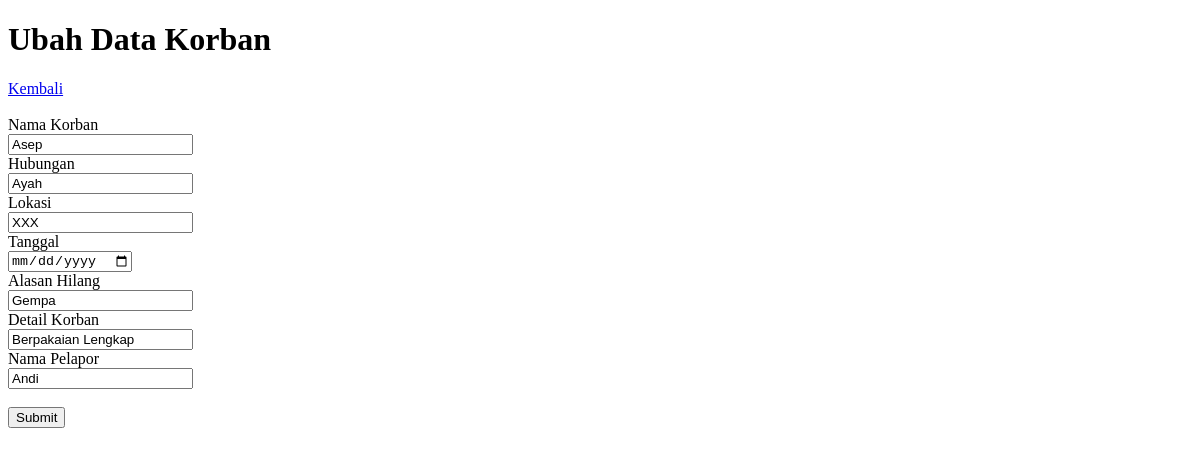
/views/edit.php?idx=1, run on an earlier commit of the app's database.
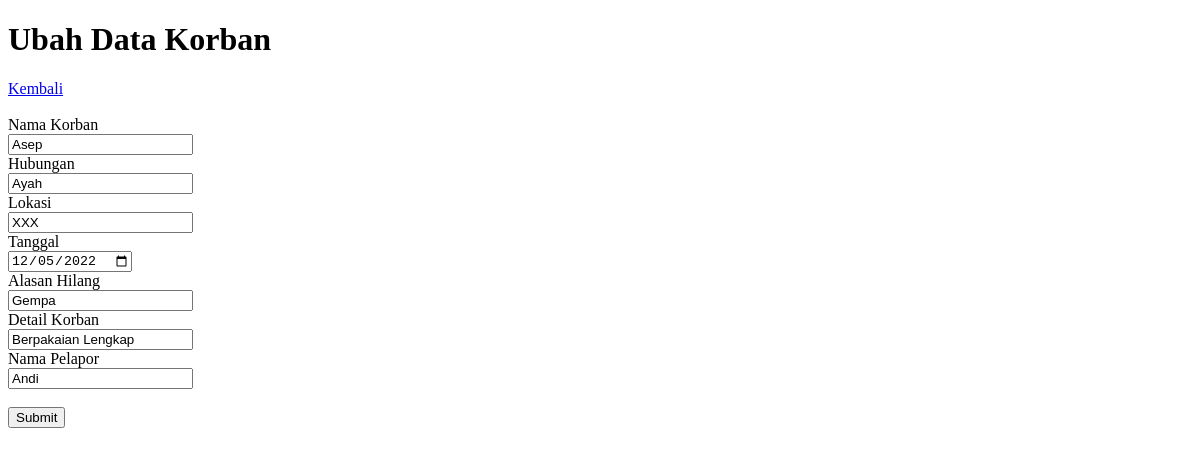
And on a later commit of the database.
### tables this page shows
CREATE TABLE `korban` (
  `idx` int(11) NOT NULL,
  `nama_korban` varchar(30) NOT NULL,
  `hubungan` varchar(10) NOT NULL,
  `lokasi` varchar(20) NOT NULL,
  `tanggal` varchar(30) NOT NULL,
  `alasan_hilang` varchar(30) NOT NULL,
  `detail` varchar(255) NOT NULL,
  `nama_pelapor` varchar(30) NOT NULL,
  `telepon` varchar(30) NOT NULL,
  `email` varchar(30) NOT NULL
);

### connection.php (called while the page is built)
<?php
class Connection{
    public function get_connection(){
        $host = "localhost";
        $database = "carikorban";
        $username = "root";
        $password = "";
        $connect = new mysqli($host, $username, $password, $database);
        return $connect;
    }
}

### models/korban.php (called while the page is built, shortened)
<?php
include '..\connection.php';
class Model extends Connection
{
    public function __construct()
    {
        $this->conn = $this->get_connection();
    }
    public function edit($idx)
    {
        $sql = "SELECT * FROM korban WHERE idx = '$idx'";
        $bind = $this->conn->query($sql);
        while ($obj = $bind->fetch_object()) {
            $baris = $obj;
        }
        return $baris;
    }
}

### views/edit.php (the view, shortened to what this page needs)
<?php
$idx = $_GET['idx'];
include '..\models\korban.php';
$model = new Model();
$data = $model->edit($idx);
?>
<!doctype html>
<html lang="en">
<head>
</head>
<body>
    <h1>Ubah Data Korban</h1>
    <a href="datahilang.php">Kembali</a>
    <br><br>
    <form action="..\models\process.php" method="post">
        <label>Nama Korban</label>
        <br>
        <input type="text" name="nama_korban" value="<?= $data->nama_korban ?>">
        <br>
        <label>Hubungan</label>
        <br>
        <input type="text" name="hubungan" value="<?= $data->hubungan ?>">
        <br>
        <label>Lokasi</label>
        <br>
        <input type="text" name="lokasi" value="<?= $data->lokasi ?>">
        <br>
        <label>Tanggal</label>
        <br>
        <input type="date" name="tanggal" value="<?= $data->tanggal ?>">
        <br>
        <label>Alasan Hilang</label>
        <br>
        <input type="text" name="alasan_hilang" value="<?= $data->alasan_hilang ?>">
        <br>
        <label>Detail Korban</label>
        <br>
        <input type="text" name="detail" value="<?= $data->detail ?>">
        <br>
        <label>Nama Pelapor</label>
        <br>
        <input type="text" name="nama_pelapor" value="<?= $data->nama_pelapor ?>">
        <br>
        <br>
        <button type="submit" name="submit_edit">Submit</button>
    </form>
</body>
</html>

What changed in the data, as far as the page shows it:
changed korban "Asep": tanggal (not shown) → "12/05/2022"
